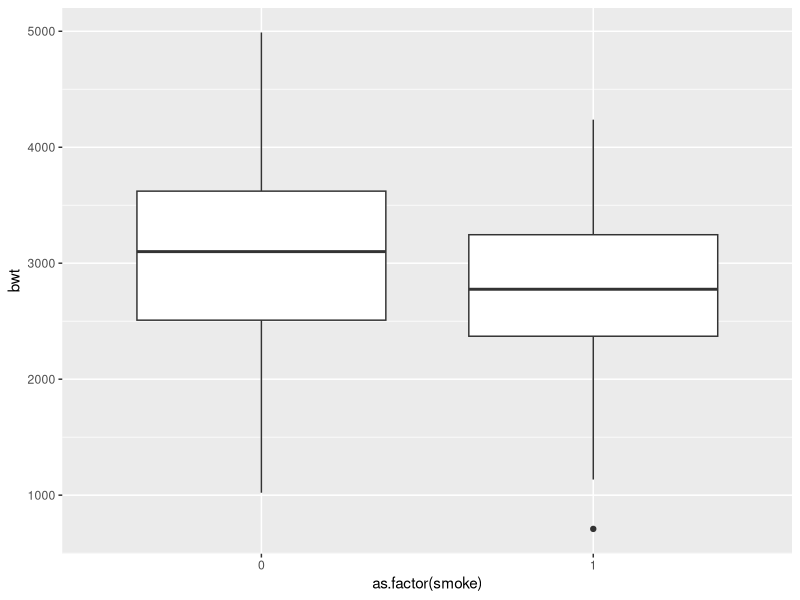
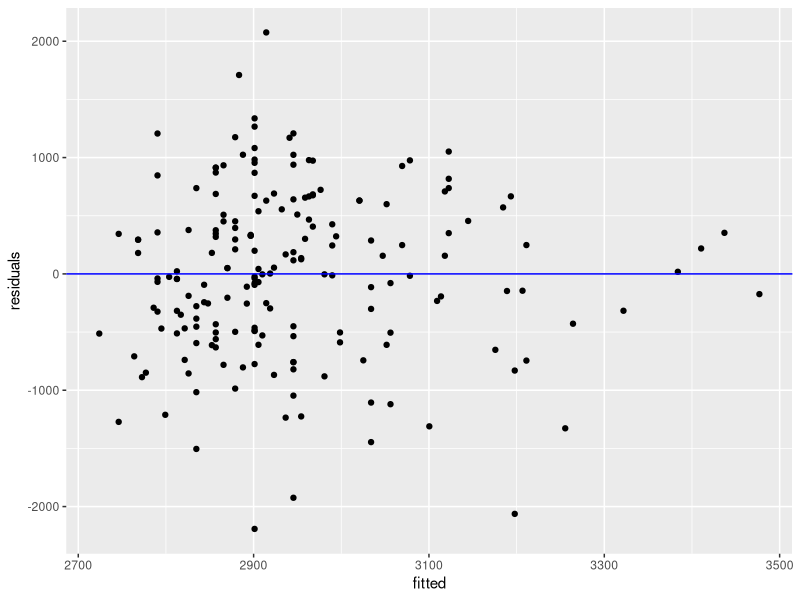
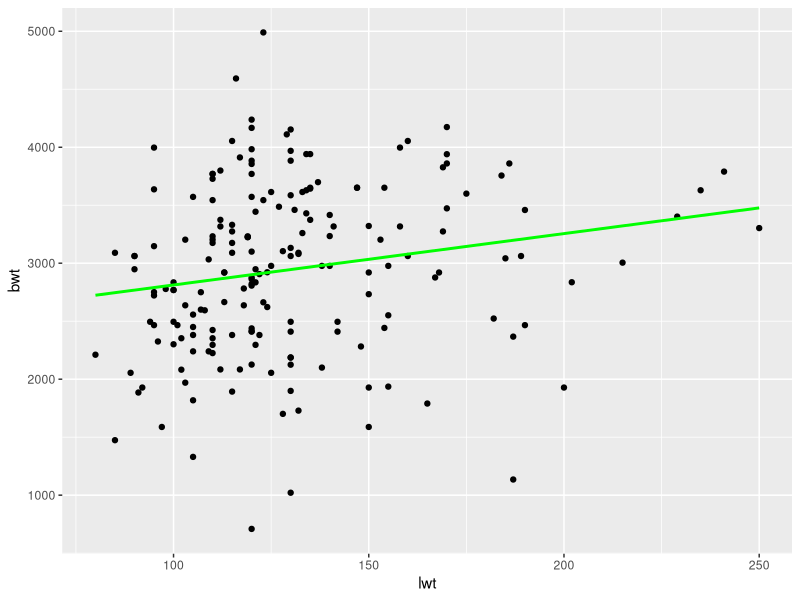
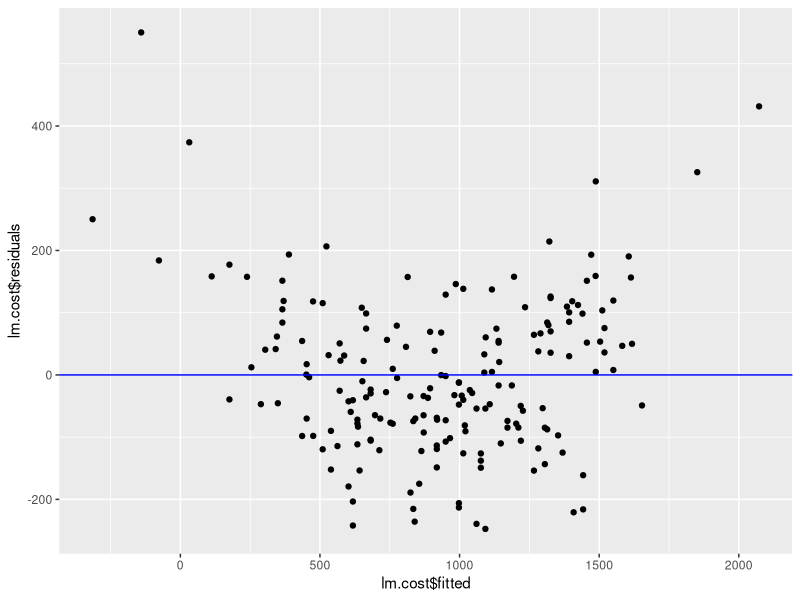
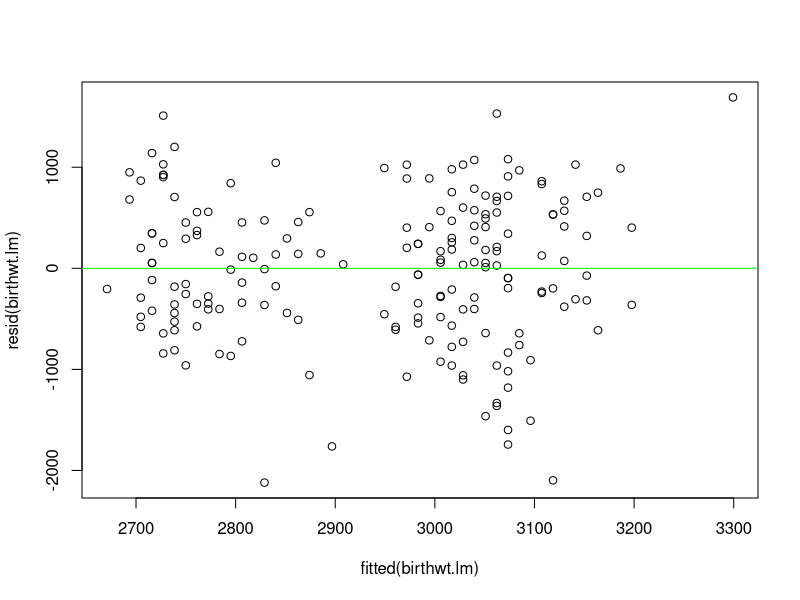
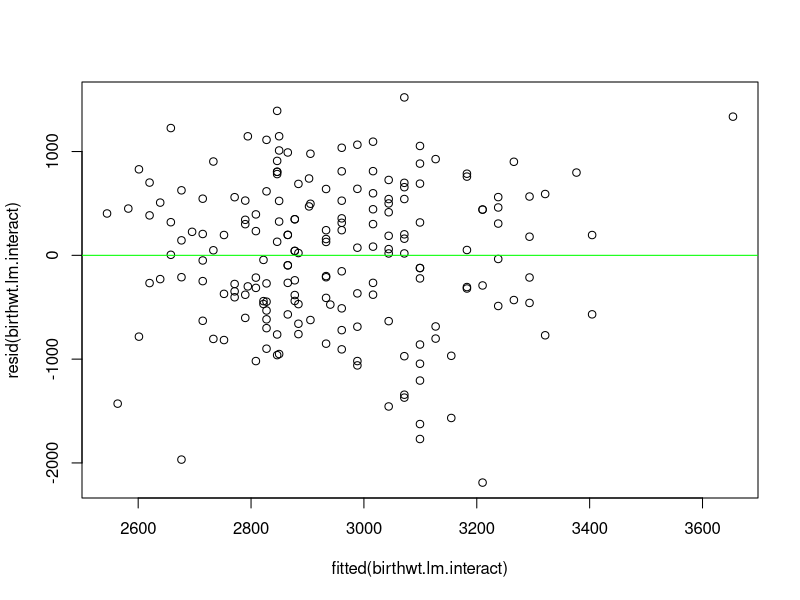
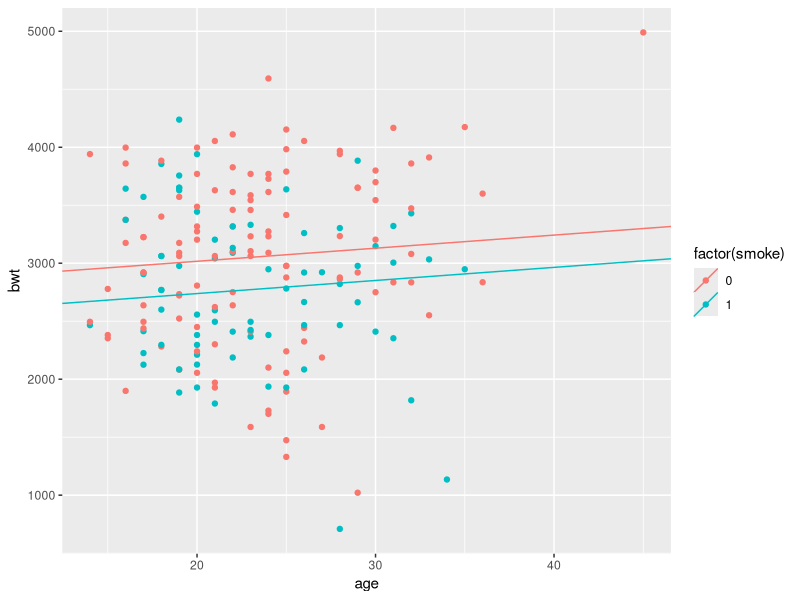
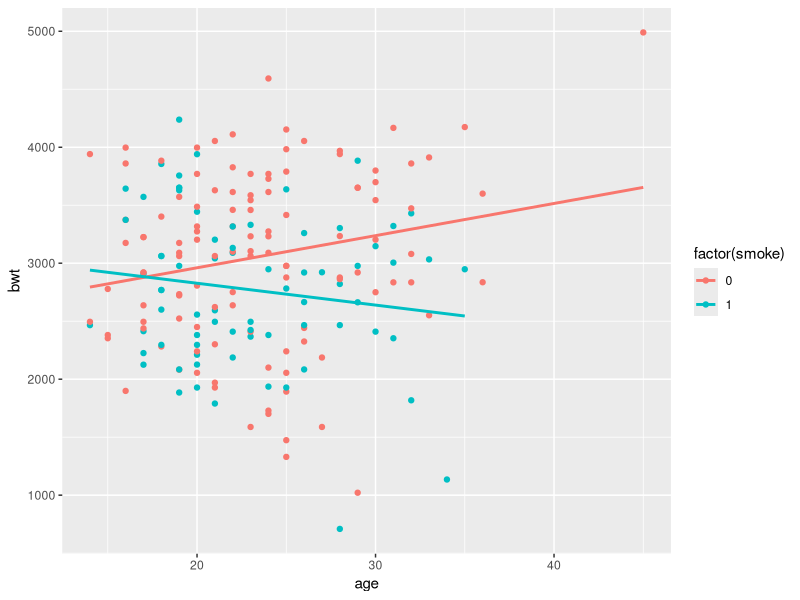

R code for these plots, in order:
## ---- chunk 1
library(tidyverse)
bw <- read_csv('newbirthwt.csv')
## ---- chunk 2
#?MASS::birthwt
summary(bw$age)
prop.table(table(bw$race))
mean(bw$smoke)
## ---- chunk 3
bw %>%
  summarize_all(~sum(is.na(.)))
## ---- chunk 4
#hosp.cost <- round(1e-4*birthwt$bwt^2 + birthwt$smoke + rnorm(dim(birthwt)[1],0,100),2)
#out <- cbind(birthwt,hosp.cost)
#write.csv(out, file = 'newbirthwt.csv', row.names = F)
## ---- chunk 5
# These summaries use the dichotomous variable for low birth weight or not
table(bw$low, bw$smoke)

prop.table(table(bw$low, bw$smoke), margin = 2)

# this figure uses the continous varaible for the infant's weight
ggplot(data = bw, aes(x = as.factor(smoke), y = bwt)) + 
  geom_boxplot()
## ---- chunk 6
lm.weight <- lm(bwt ~ lwt, data = bw)

res.dat <- tibble(residuals = lm.weight$residuals, 
                  fitted    = lm.weight$fitted.values)

ggplot(res.dat, aes(y = residuals, x = fitted)) +
  geom_point() +
  geom_hline(yintercept = 0, col = "blue")
## ---- chunk 7

summary(lm.weight)

ggplot(data = bw, aes(y = bwt, x = lwt)) + geom_point() + geom_smooth(method = lm, se = FALSE, col = "green")



## ---- chunk 8
diffs <- tibble(
  lwt = c(80, 100, 120)
) %>%
  predict(lm.weight, newdata = .)

diffs
## ---- chunk 9
diffs[3] - diffs[2]
diffs[2] - diffs[1]
## ---- chunk 10
# R-squared
TSS <- sum((bw$bwt - mean(bw$bwt))^2)
TSS
RSS <- sum((lm.weight$residuals^2))
RSS
R2 <- (TSS - RSS)/TSS
R2

# RMSE
RMSE_f <- sqrt(mean((lm.weight$residuals^2)))
RMSE_f

## ---- chunk 11
lm.cost <- lm(hosp.cost ~ bwt, data = bw)

ggplot(bw, aes(y = lm.cost$residuals, x = lm.cost$fitted)) +
  geom_point() +
  geom_hline(yintercept = 0, col = "blue")
## ---- chunk 12

birthwt.lm <- lm(bwt ~ age + smoke, data = bw)
birthwt.lm.interact <- lm(bwt ~ age + smoke + smoke*age, data = bw)

plot(fitted(birthwt.lm), resid(birthwt.lm))
abline(h = 0, col = "green")
plot(fitted(birthwt.lm.interact), resid(birthwt.lm.interact))
abline(h = 0, col = "green")
## ---- chunk 13
summary(birthwt.lm)
## ---- chunk 14
summary(birthwt.lm.interact)
## ---- chunk 15
intercepts <- c(coef(birthwt.lm)["(Intercept)"],
                coef(birthwt.lm)["(Intercept)"] + coef(birthwt.lm)["smoke"])

lines.df <- data.frame(intercepts = intercepts,
                       slopes = rep(coef(birthwt.lm)["age"], 2),
                       smoking = levels(factor(bw$smoke)))

lines.df

bw %>%
  ggplot(aes(x = age, y = bwt, color = factor(smoke))) + 
  geom_point() +
  geom_abline(aes(intercept = intercepts,
                  slope = slopes,
                  color = factor(smoking)), data = lines.df)


              
## ---- chunk 16
bw %>%
  ggplot(aes(x = age, y = bwt, color = factor(smoke))) +
  geom_point() +
  geom_smooth(method = 'lm', se = FALSE)
## ---- chunk 17
bw <- bw %>%
  mutate(race = case_when(race == 1 ~ 'white',
                          race == 2 ~ 'black',
                          race == 3 ~ 'other')) #not strictly necessary

birthwt.lm <- lm(bwt ~ factor(race) + age, data = bw)
birthwt.lm.interact <- lm(bwt ~ age + factor(race) + factor(race)*age, data = bw)
## ---- chunk 18
plot(birthwt.lm, which = 1)
## ---- chunk 19
plot(birthwt.lm.interact, which = 1)
## ---- chunk 20
summary(birthwt.lm)
## ---- chunk 21
summary(birthwt.lm.interact)
## ---- chunk 22
intercepts <- c(coef(birthwt.lm)["(Intercept)"],
                coef(birthwt.lm)["(Intercept)"] + coef(birthwt.lm)["factor(race)other"],
                coef(birthwt.lm)["(Intercept)"] + coef(birthwt.lm)["factor(race)white"])

lines.df <- data.frame(intercepts = intercepts,
                       slopes = rep(coef(birthwt.lm)["age"], 3),
                       race = levels(factor(bw$race)))
lines.df

bw %>%
  ggplot(aes(x = age, y = bwt, color = factor(race))) + 
  geom_point() +
  geom_abline(aes(intercept = intercepts,
                  slope = slopes,
                  color = factor(race)), data = lines.df)
## ---- chunk 23
bw %>%
  ggplot(aes(x = age, y = bwt, color = factor(race))) +
  geom_point() +
  geom_smooth(method = 'lm', se = FALSE)
